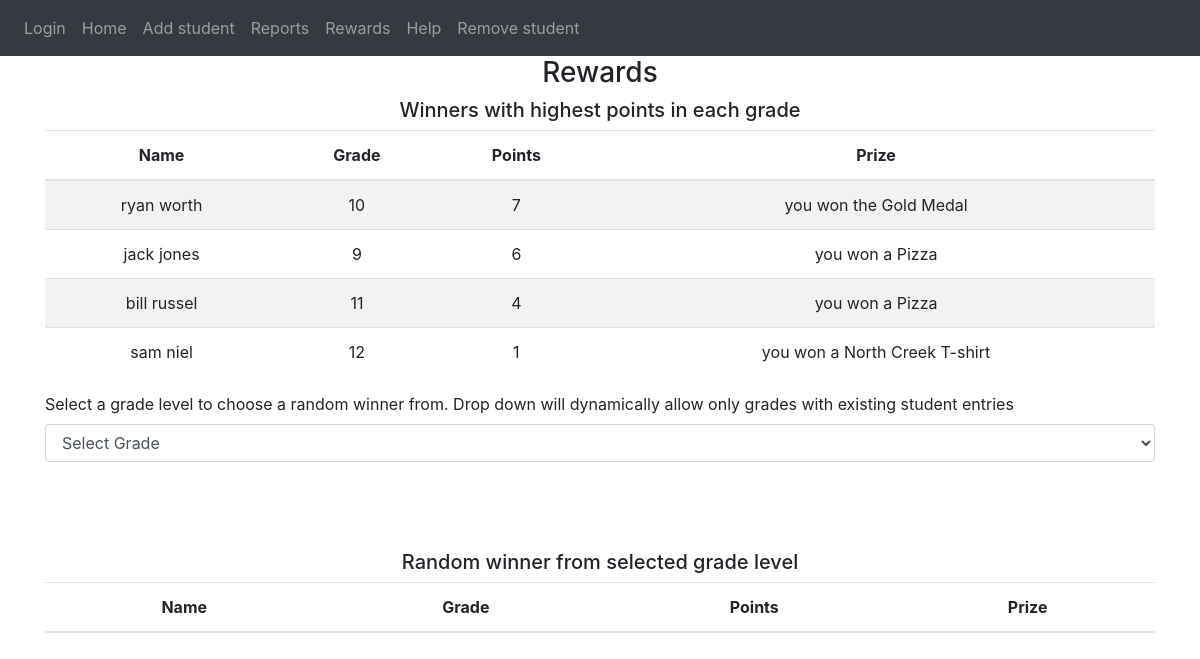
Page /rewards on the committed database.
### website/models.py (models this page shows)
class User(db.Model, UserMixin):
    id = db.Column(db.Integer, primary_key=True )
    student_name = db.Column(db.String(150))
    event_name = db.Column(db.String(150))
    grade_level = db.Column(db.String(150))

### website/auth.py (the view, shortened to what this page needs)
@auth.route('/rewards', methods =['GET', 'POST'])
def rewards():
    print('rewards')
    noRandomElement = ""
    highestPbyGradeList, grade_dict = get_highestPointsByGrade()
    return render_template("rewards.html", highestPbyGrades=highestPbyGradeList,gradesInput=grade_dict, noRandomElement=noRandomElement)

### website/templates/rewards.html (shortened to what this page needs)
{% extends "base.html" %} {% block title %}Changed{% endblock %}
{% block content %}
<form method="post">
    <h3 align="center">Rewards</h3>
    <table id="data" class="table table-striped">
        <thead>
            <h5 align="center">Winners with highest points in each grade</h5>
            <tr align="center">
            <th>Name</th>
            <th>Grade</th>
            <th>Points</th>
            <th>Prize</th>
          </tr>
        </thead>
        <tbody>
          {% for eachStudent in highestPbyGrades %}
            <tr align="center">
              <td>{{ eachStudent[0]}}</td>
              <td>{{ eachStudent[1]}}</td>
              <td>{{ eachStudent[2]}}</td>
              <td>{{ eachStudent[3]}}</td>
            </tr>
          {% endfor %}
        </tbody>
      </table>
    <div class="form-group">
    <label for="grade_level">Select a grade level to choose a random winner from. Drop down will dynamically allow only grades with existing student entries</label>
    <select name="grade_level" class="form-control" method="GET" action="/" onchange="this.form.submit()">
      <option value="{{gradesInput[0]}}" selected> Select Grade</option>
    </select>
    </div>
<br />
</form>
<table id="data" class="table table-striped">
    <thead>
        <br />
        <br />
        <h5 align="center">Random winner from selected grade level</h5>
        <tr align="center">
        <th>Name</th>
        <th>Grade</th>
        <th>Points</th>
        <th>Prize</th>
        </tr>
    </thead>
</table>
{% endblock %}

### rows in the picture
User: student_name "sam niel", grade_level "12", eachStudent "1", eachStudent "you won a North Creek T-shirt"

### other values in the picture
{{ eachStudent[0] }} "ryan worth" "jack jones" "bill russel"
{{ eachStudent[1] }} "10" "9" "11"
{{ eachStudent[2] }} "7" "6" "4"
{{ eachStudent[3] }} "you won the Gold Medal" "you won a Pizza" "you won a Pizza"
